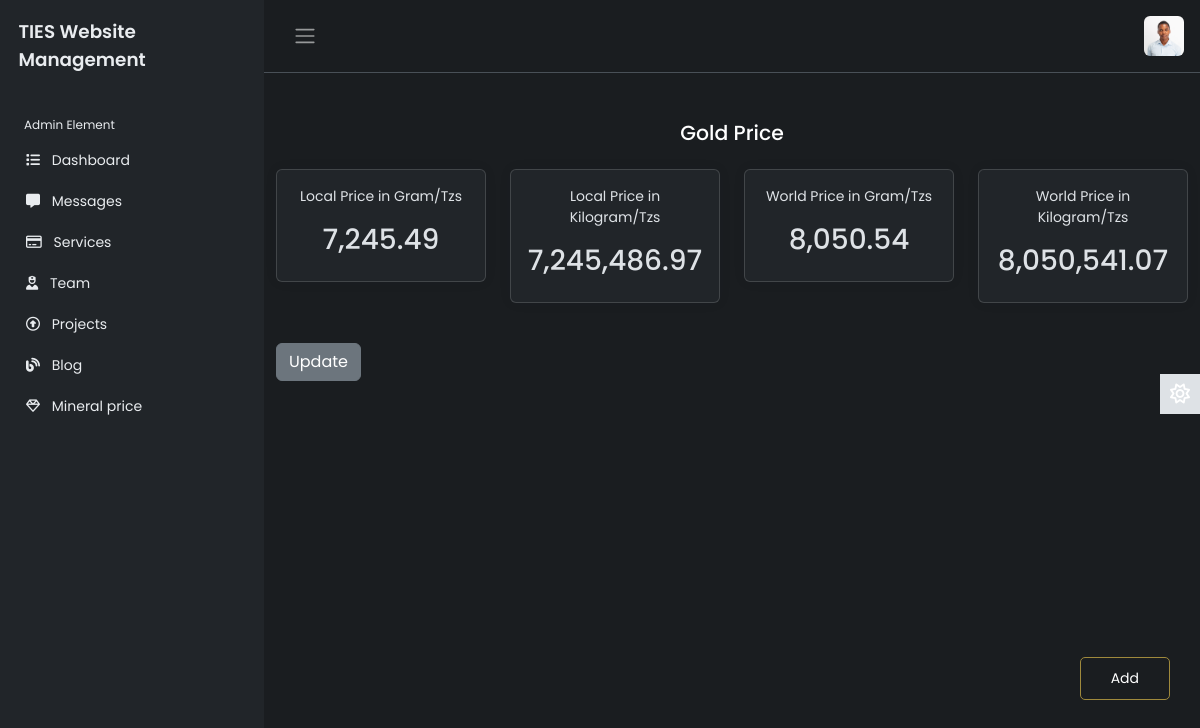
/administrator/goldPrice/ (signed in), run on the app's committed database.
### app/models.py (models this page shows, shortened)
class GoldPrice(models.Model):
    usd = models.FloatField()
    usdtoz = models.FloatField()
    perGramWordTzs = models.FloatField(null=True, blank=True)
    perGramWordUsd = models.FloatField(null=True, blank=True)
    perGramLocalTzs = models.FloatField(null=True, blank=True)
    perGramLocalUsd = models.FloatField(null=True, blank=True)
    perKgWordTzs = models.FloatField(null=True, blank=True)
    perKgWordUsd = models.FloatField(null=True, blank=True)
    perKgLocalTzs = models.FloatField(null=True, blank=True)
    perKgLocalUsd = models.FloatField(null=True, blank=True)
    uploadedDate = models.DateField(auto_now_add=True)

### administrator/views.py (the view)
# urls.py: path('goldPrice/', views.goldPrice, name='goldPrice'),
@login_required
def goldPrice(request):
    x = GoldPrice.objects.order_by('-id').first()
    context = {
        'x': x
    }
    return render(request, 'administrator/goldPrice.html', context)

### administrator/templates/administrator/goldPrice.html
{% extends 'administrator/base3.html' %}
{% load static %}
{% load humanize %}
{% block content %}
<div class="container mt-5">
    <div class="row text-center">
        <h4 class="col-12 mb-4">Gold Price</h4>
        <div class="col-md-3 mb-3">
            <div class="card">
                <div class="card-body">
                    <p class="card-text">Local Price in Gram/Tzs</p>
                    <h3 class="card-title">{{ x.perGramLocalTzs|floatformat:2|intcomma }}</h3>
                </div>
            </div>
        </div>
        <div class="col-md-3 mb-3">
            <div class="card">
                <div class="card-body">
                    <p class="card-text">Local Price in Kilogram/Tzs</p>
                    <h3 class="card-title">{{ x.perKgLocalTzs|floatformat:2|intcomma }}</h3>
                </div>
            </div>
        </div>
        <div class="col-md-3 mb-3">
            <div class="card">
                <div class="card-body">
                    <p class="card-text">World Price in Gram/Tzs</p>
                    <h3 class="card-title">{{ x.perGramWordTzs|floatformat:2|intcomma }}</h3>
                </div>
            </div>
        </div>
        <div class="col-md-3 mb-3">
            <div class="card">
                <div class="card-body">
                    <p class="card-text">World Price in Kilogram/Tzs</p>
                    <h3 class="card-title">{{ x.perKgWordTzs|floatformat:2|intcomma }}</h3>
                </div>
            </div>
        </div>
    </div>
    <a href="{% url 'goldPriceEdit' x.id%}">
        <button class="btn btn-secondary">Update</button>
    </a>
    <a href="{% url 'goldPriceAdd' %}">
        <button class="add">Add</button>
    </a>
</div>
{% endblock %}

### administrator/static/administrator/index.css (style rules this page uses)
:root { --color-white: #ffffff; --color-light: #f0eff5; --color-gray-light: #86848c; --color-gray-dark: #56555e; --color-dark: #27282f; --color-primary: rgb(234,181,7); --color-danger: rgb(255,67,54); --color-ties1: #1a3048; --color-ties2: #9f893c; --color-ties3: #ffbf00; }
body { font-family: 'Poppins', sans-serif; font-size: 0.875rem; opacity: 1; overflow-y: scroll; margin: 0; }
a { cursor: pointer; text-decoration: none; font-family: 'Poppins', sans-serif; }
h4 { font-family: 'Poppins', sans-serif; font-size: 1.275rem; color: var(--bs-emphasis-color); }
.add { padding: 10px 30px; border-radius: 5px; background: transparent; border: 1px solid var(--color-ties2); position: fixed; bottom: 100px; right: 30px; }
.card { box-shadow: 0 0 .875rem 0 rgb(34,46,60, .05); margin-bottom: 24px; }

### data on the page
GoldPrice: perGramLocalTzs "7,245.49", perKgLocalTzs "7,245,486.97", perGramWordTzs "8,050.54", perKgWordTzs "8,050,541.07"
